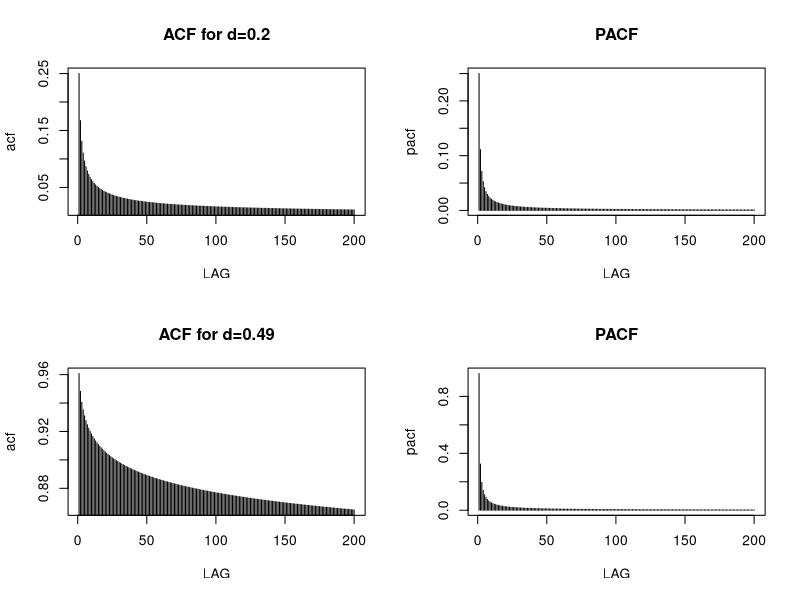
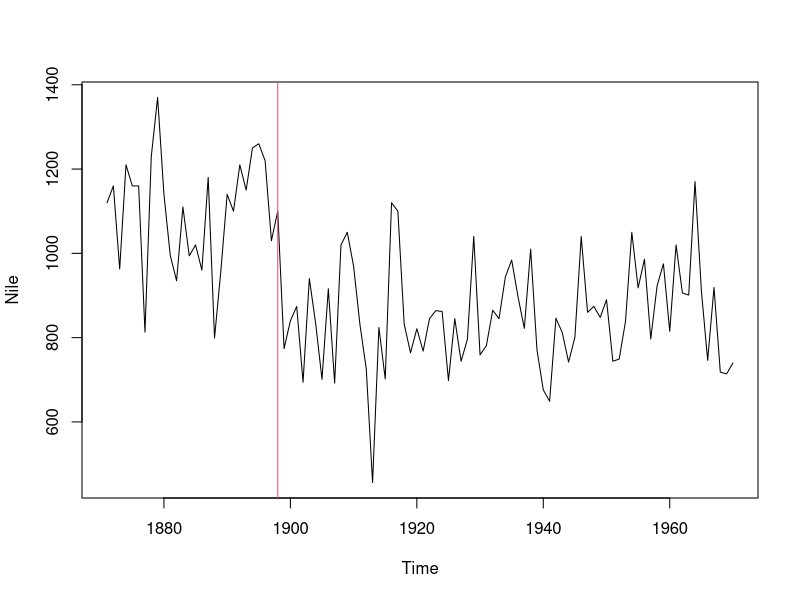
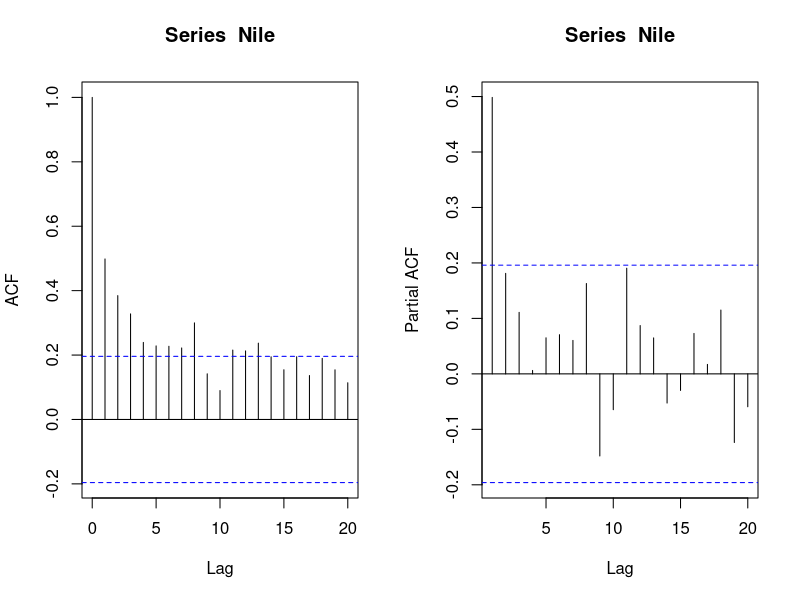
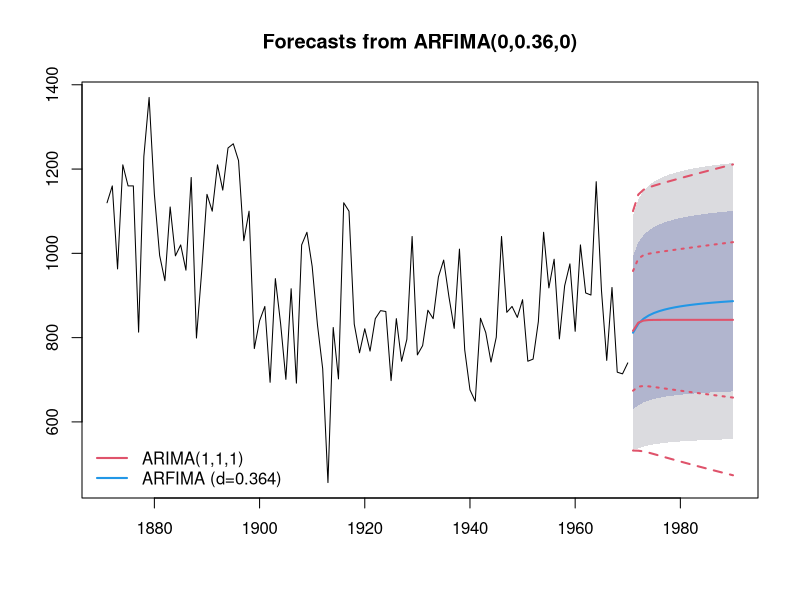

Source code (R) for these figures, in order:
## ---- chunk 1
lag = 200
k   = 2:lag
ds  = c(0.2,0.49)
par(mfrow=c(2,2))
for (d in ds){
  acf = c(d/(1-d),factorial(-d)/factorial(d-1)*k^(2*d-1))
  pacf = c(d/(1-d),d/(k-d))
  plot(c(1,k),acf,type="h",xlab="LAG")
  title(paste("ACF for d=",d,sep=""))
  plot(c(1,k),pacf,type="h",xlab="LAG",main="PACF")
}
## ---- chunk 2
par(mfrow=c(1,1))
plot(Nile)
abline(v=1898,col=2)
## ---- chunk 3
par(mfrow=c(1,2))
acf(Nile)
pacf(Nile)
## ---- chunk 4
library(forecast)
fit1 = auto.arima(Nile)
fit1
## ---- chunk 5
fit2 = arfima(Nile) 
fit2
## ---- chunk 6
pred.arima=predict(fit1, 20)
pred.arfima=predict(fit2, 20)

par(mfrow=c(1,1))
plot(pred.arfima)
lines(pred.arima$pre,col=2,lwd=2)
lines(pred.arima$pre-2*pred.arima$se,lty=2,col=2,lwd=2)
lines(pred.arima$pre+2*pred.arima$se,lty=2,col=2,lwd=2)
lines(pred.arima$pre-pred.arima$se,lty=3,col=2,lwd=2)
lines(pred.arima$pre+pred.arima$se,lty=3,col=2,lwd=2)
legend("bottomleft",legend=c("ARIMA(1,1,1)","ARFIMA (d=0.364)"),
       col=c(2,4),lwd=2,bty="n")
